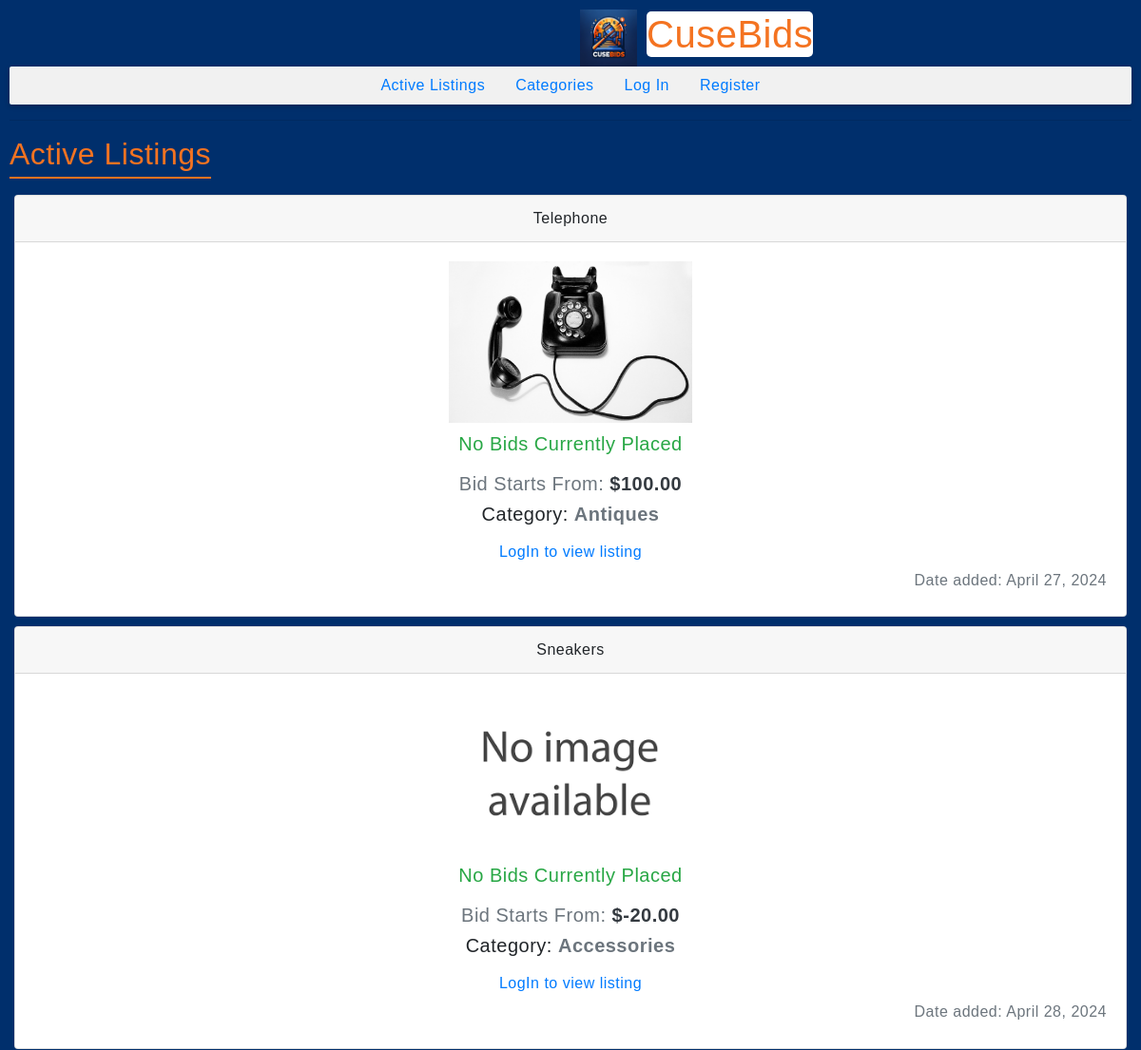
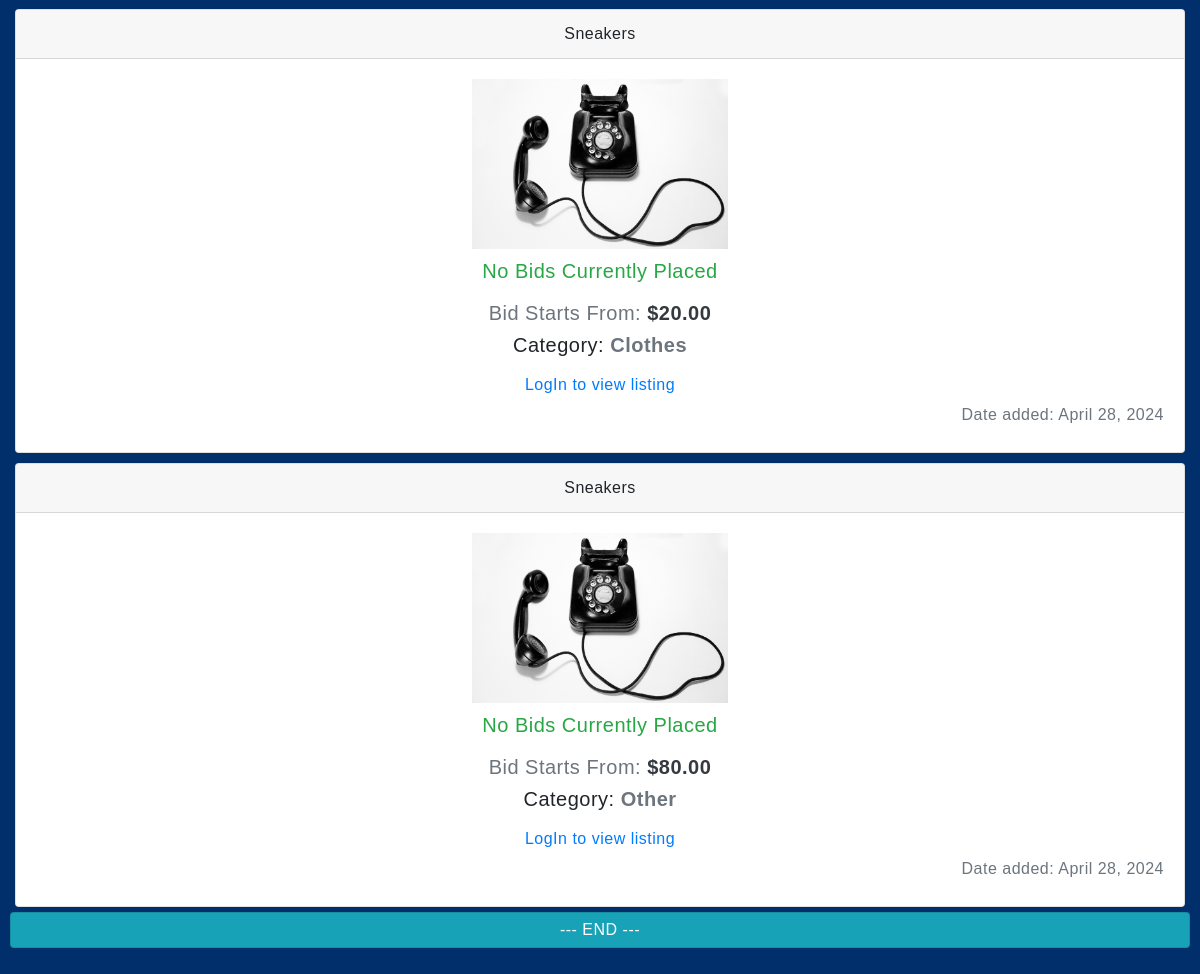
Before: / with the older database file (2 pictures, top to bottom).
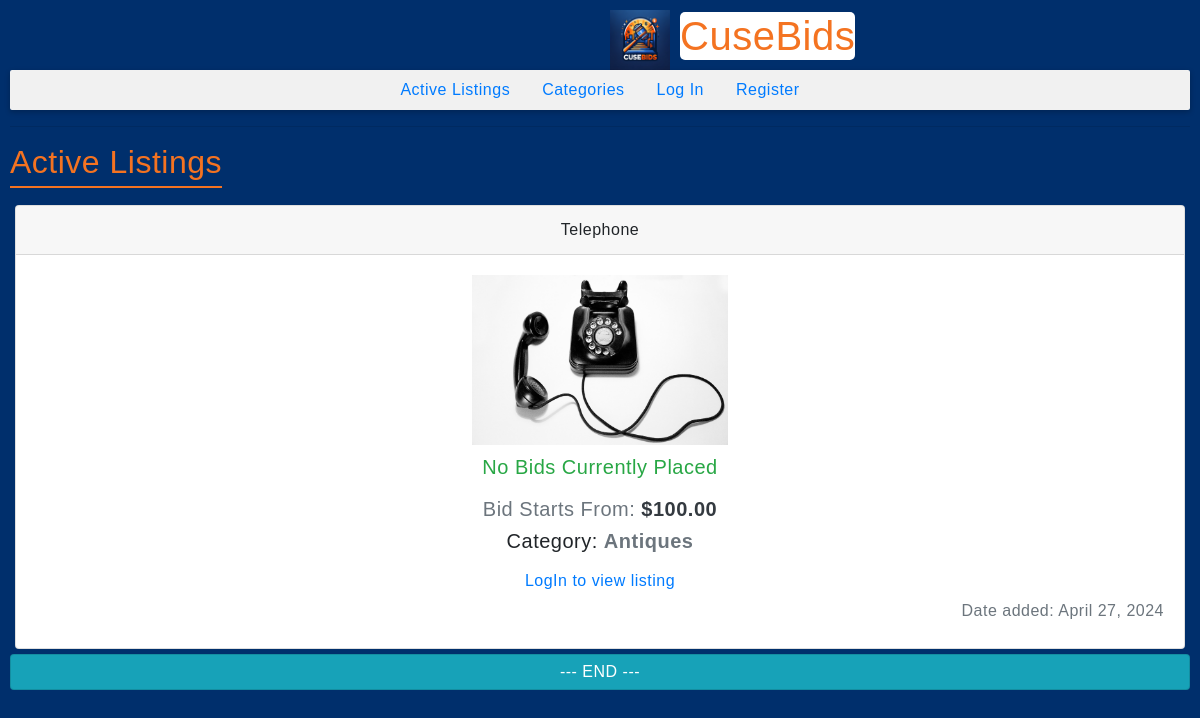
After: the same page with the newer database file.
### auctions/models.py (models this page shows, shortened)
class Listing(models.Model):
    CATEGORIES = [
        ('Accessories', 'Accessories'),
        ('Antiques', 'Antiques'),
        ('Clothes', 'Clothes'),
        ('Decoration', 'Decoration'),
        ('Electronics', 'Electronics'),
        ('Valuables', 'Valueables'),
        ('Other', 'Other'),
    ]
    STATUS = [
        ('Pending', 'Pending'),
        ('Closed', 'Closed'),
    ]
    DEFAULT_USER = 1
    name = models.CharField(max_length = 100, blank = False)
    initial = models.DecimalField(max_digits = 10, decimal_places = 2)
    user = models.ForeignKey(User, blank = False, on_delete = models.CASCADE, default = DEFAULT_USER)
    image = models.ImageField(default = 'None/NIA.png')
    category = models.CharField(max_length = 11, choices = CATEGORIES, default = 'Other')
    status = models.CharField(max_length = 7, choices = STATUS, default = 'Pending')
    created = models.DateField(auto_now_add = True)

### auctions/views.py (the view)
# urls.py: path("", views.index, name="index"),
def index(request):
    listings = []
    items = Listing.objects.filter(status="Pending")
    for item in items:
        try:
            bid = Bid.objects.get(listing=item)
        except:
            bid = None
        listings.append({
            'listing': item,
            'bid': bid,
        })
    context = {
        'listings': listings,
    }
    return render(request, "auctions/index.html", context)

### auctions/templates/auctions/index.html (shortened to what this page needs)
{% extends "auctions/layout.html" %}
{% block body %}
  <div class="add-listing-container">
    <h2 class="blue-text margin-bot">
      Active Listings
    </h2>
  </div>
  {% if listings %}
  <ul class="listings">
    {% for list in listings %}
    <li>
      <div class="card">
        <div class="card-header">
          {{ list.listing.name }}
        </div>
        <div class="card-body">
          <img alt="{{ list.listing.name }} - img" src="{{ list.listing.image.url }}" height="170" />
          {% if list.bid != None %}
          <h5 class="list-cost" style="color: var(--danger)">Bidding has started on this item</h5>
          <h5 class="list-cost">Current Highest Bid: <strong style="color: var(--warning)">${{ list.bid.highest_bid }}</strong></h5>
          {% else %}
          <h5 class="list-cost" style="color: var(--success)">No Bids Currently Placed</h5>
          <h5 class="list-cost">Bid Starts From: <strong>${{ list.listing.initial }}</strong> </h5>
          {% endif %}
          <h5> Category: <strong style="color: var(--gray)">{{ list.listing.category }}</strong> </h5>
          {% if user.is_authenticated %}
          <div class="links-box">
            <a class="btn btn-outline-primary" href="{% url 'auctions:listing' list.listing.id %}">View Listing</a>
            <a class="btn btn-outline-success" href="{% url 'auctions:add_to' list.listing.id %}">Add to WatchList</a>
            {% if listing.user == user %}
            <a class="btn btn-outline-danger" href="{% url 'auctions:close_listing' list.listing.id %}">Close Listing</a>
            {% endif %}
          </div>
          {% else %}
          <a class="nav-link" href="{% url 'auctions:login' %}">LogIn to view listing</a>
          {% endif %}
          <h6 class="text-muted right-align">Date added: {{ list.listing.created }}</h6>
        </div>
      </div>
    </li>
    {% endfor %}
    <li class="card card-header bg-info">
      <div style="text-align: center; color: white;"> --- END --- </div>
    </li>
  </ul>
  {% endif %}
{% endblock %}

Changed rows visible on the page:
no longer on this page (row edited): Listing: listing.name "Sneakers", listing.image (picture), listing.initial "-20.00", listing.category "Accessories", listing.created "April 28, 2024"
no longer on this page (row edited): Listing: listing.name "Sneakers", listing.image (picture), listing.initial "20.00", listing.category "Clothes", listing.created "April 28, 2024"
no longer on this page (row edited): Listing: listing.name "Sneakers", listing.image (picture), listing.initial "80.00", listing.category "Other", listing.created "April 28, 2024"
